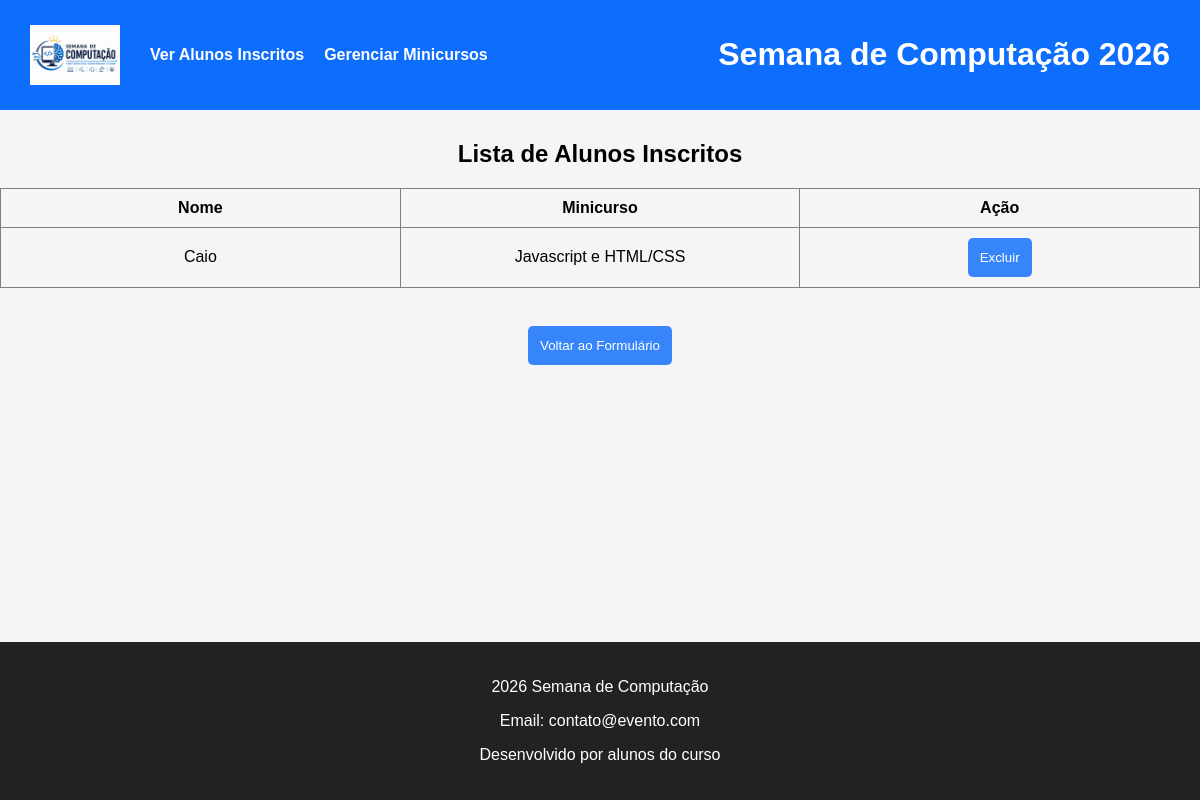
Before: /inscritos with the older database file.
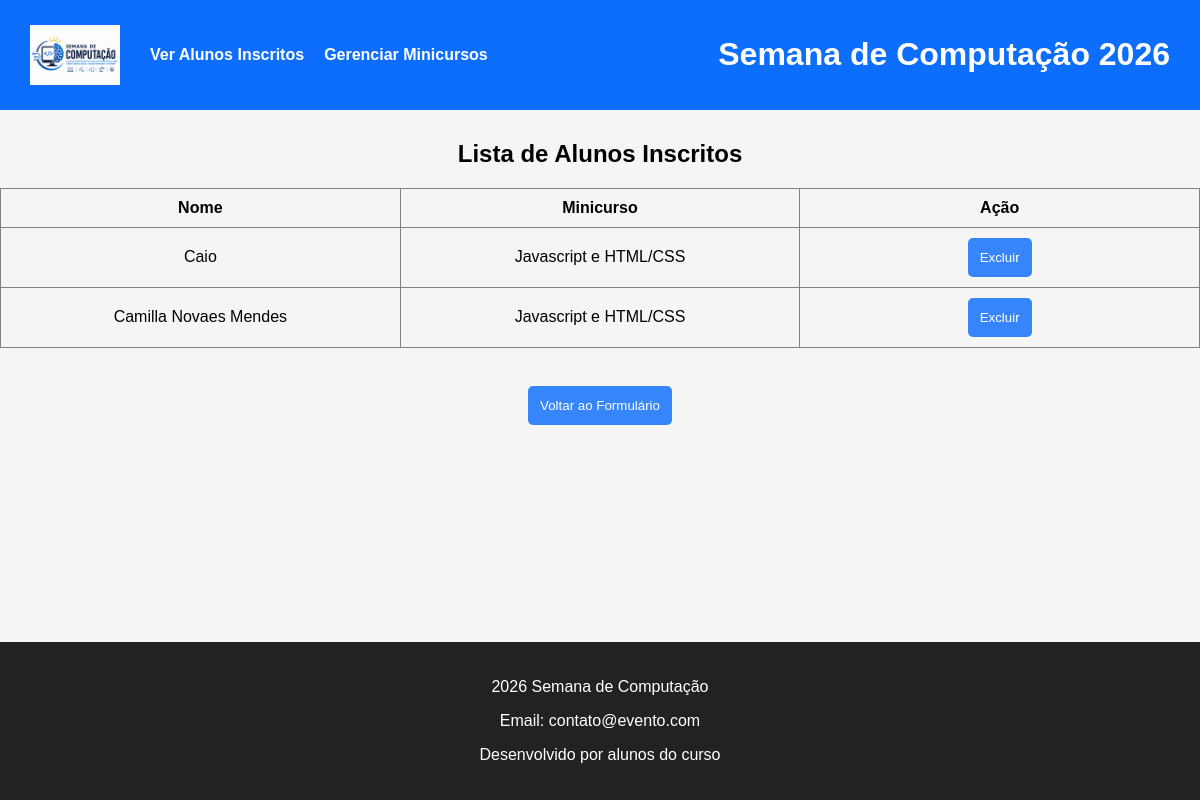
After: the same page with the newer database file.
### tables this page shows
CREATE TABLE inscritos (
            id INTEGER PRIMARY KEY AUTOINCREMENT,
            nome TEXT NOT NULL,
            minicurso_id INTEGER,
            FOREIGN KEY(minicurso_id) REFERENCES minicursos(id) ON DELETE CASCADE
        );

CREATE TABLE minicursos (
            id INTEGER PRIMARY KEY AUTOINCREMENT,
            nome TEXT NOT NULL UNIQUE
        );

### controllers/inscrito_controller.py (the view)
@inscrito_blueprint.route("/inscritos")
def listar_inscritos():
    lista = inscrito_dao.listar_todos()
    return render_template("inscritos.html", inscritos=lista)

### dao/inscrito_dao.py (called while the page is built)
    def listar_todos(self):
        conn = get_connection()
        cursor = conn.execute("""
            SELECT i.id, i.nome, i.minicurso_id, m.nome as minicurso_nome
            FROM inscritos i
            LEFT JOIN minicursos m ON i.minicurso_id = m.id
        """)
        rows = cursor.fetchall()
        conn.close()
        return [Inscrito(row['id'], row['nome'], row['minicurso_id'], row['minicurso_nome']) for row in rows]

### database.py (called while the page is built)
def get_connection():
    conn = sqlite3.connect(DATABASE_NAME)
    conn.execute("PRAGMA foreign_keys = ON;")
    conn.row_factory = sqlite3.Row
    return conn

### templates/inscritos.html (shortened to what this page needs)
{% extends "layout.html" %}
{% block body %}
<h2>Lista de Alunos Inscritos</h2>
<table border="1" aria-label="Alunos inscritos e seus respectivos minicursos">
    <thead>
        <tr>
            <th scope="col">Nome</th>
            <th scope="col">Minicurso</th>
            <th scope="col">Ação</th>
        </tr>
    </thead>
    <tbody>
        {% for inscrito in inscritos %}
        <tr>
            <td>{{ inscrito.nome }}</td>
            <td>{{ inscrito.minicurso_nome }}</td>
            <td>
                <form action="/excluir" method="post" style="display:inline;">
                    <button type="submit"
                        onclick="return confirm('Tem certeza que deseja excluir a inscrição de {{ inscrito.nome }}?')">Excluir</button>
                </form>
            </td>
        </tr>
        {% endfor %}
    </tbody>
</table>
<br>
<div class="button-container"><button><a href="/">Voltar ao Formulário</a></button></div>
{% endblock %}

Changed rows visible on the page:
added inscritos: nome "Camilla Novaes Mendes", minicurso_nome "Javascript e HTML/CSS"
